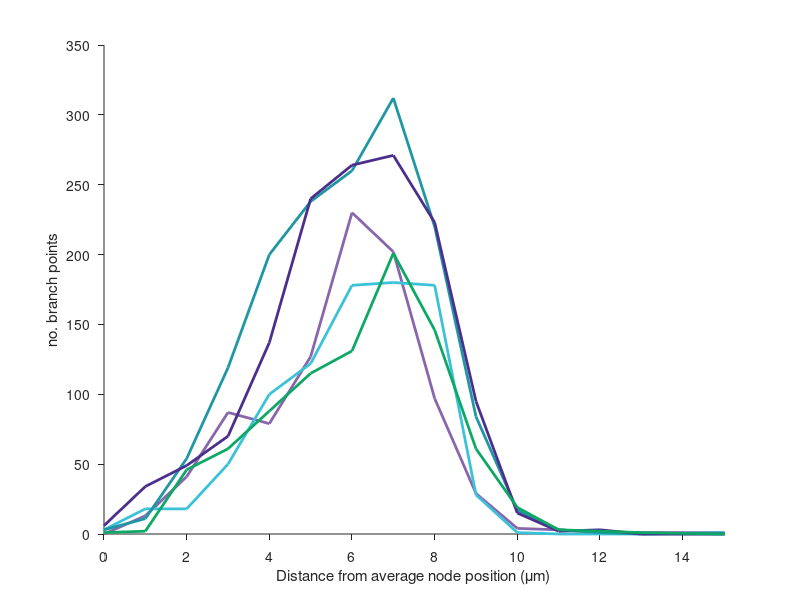
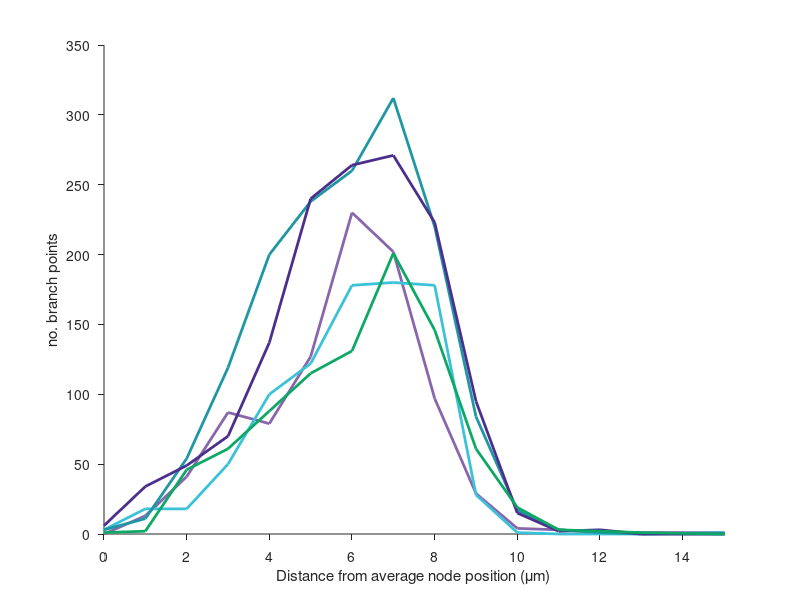
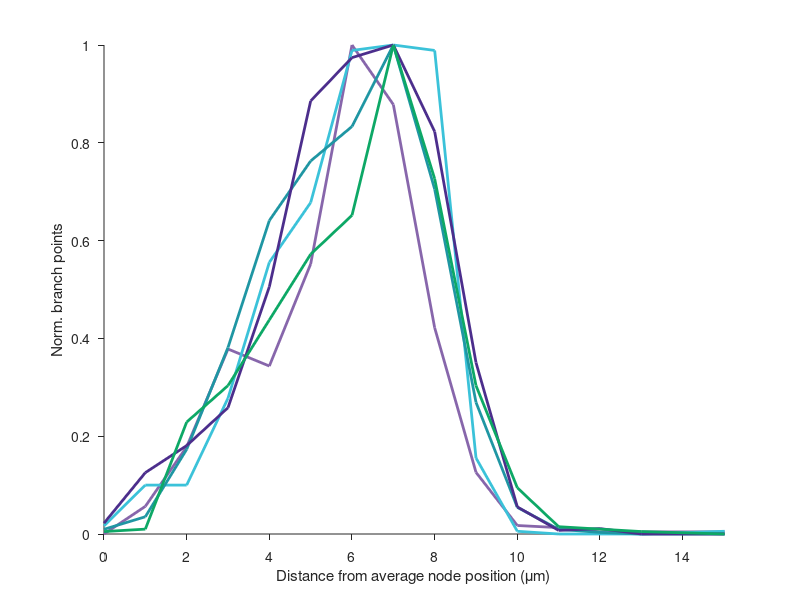
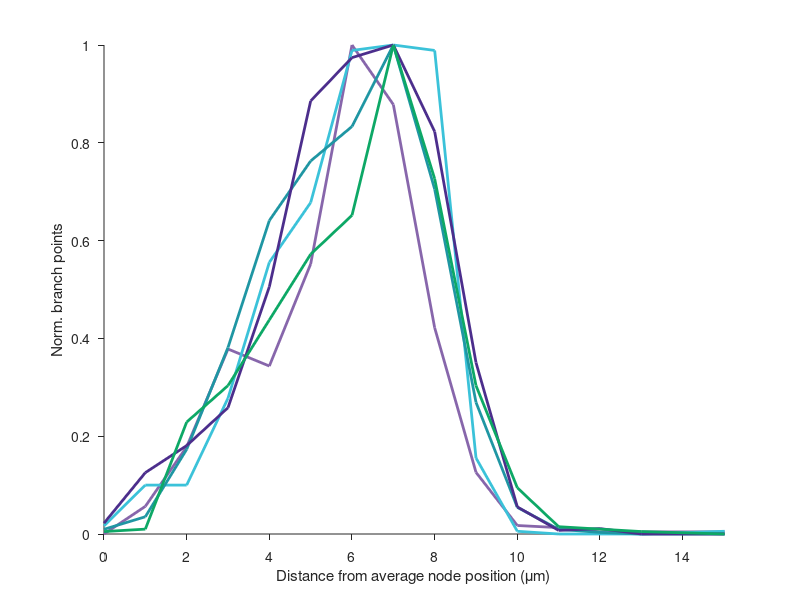

These charts were generated, in order, by the following MATLAB code:
% some supplementary morphometrics

%% Radial BranchPoints from skeleton center of mass
load('radDenBranchPts_avgNodePos.mat') % imported from CATMAID Morphology Plot
bp = radDenBranchPts_avgNodePos'; % [radialDist(nm), PN1LS, PN2LS, PN2RS, PN1RS, PN3LS]


% colors=['k','r','b','m','c'];
colors={[0.53, 0.40, 0.67];...
        [0.23, 0.76, 0.85];...
        [0.12, 0.59, 0.64];...
        [0.30, 0.18, 0.55];...
        [0.05, 0.66, 0.40]};


figure;
hold on
for pn = 2:size(bp,2);
    plot(bp(:,1)/1000,bp(:,pn),'color',colors{pn-1},'LineWidth',2)
end
ylabel('no. branch points')
set(gca,'TickDir','out')
xlabel('Distance from average node position (\mum)')

xlim([0 15])

%
saveas(gcf,'radialBranchPts','epsc')
saveas(gcf,'radialBranchPts')

%% Normalized

maxBp = max(bp(:,2:6));

normBp = bsxfun(@rdivide, bp(:,2:6), maxBp);

figure
hold on
for pn = 2:size(bp,2);
    plot(bp(:,1)/1000,normBp(:,pn-1),'color',colors{pn-1},'LineWidth',2)
end
ylabel('Norm. branch points')
set(gca,'TickDir','out')
xlabel('Distance from average node position (\mum)')

xlim([0 15])

%%
saveas(gcf,'sholl_radialBranchPts','epsc')
saveas(gcf,'sholl_radialBranchPts')

%% Radial PathLength from skeleton center of mass

load('radDenPathLength_avgNodePos.mat') % imported from CATMAID Morphology Plot
pl = radDenPathLength_avgNodePos'; % [radialDist(nm), PN1LS, PN2LS, PN2RS, PN1RS, PN3LS]

% colors=['k','r','b','m','c'];
colors={[0.53, 0.40, 0.67];...
        [0.23, 0.76, 0.85];...
        [0.12, 0.59, 0.64];...
        [0.30, 0.18, 0.55];...
        [0.05, 0.66, 0.40]};

figure;
hold on
for pn = 2:size(pl,2);
    plot(pl(:,1)/1000,pl(:,pn)/1000,'color',colors{pn-1},'LineWidth',2)
end
ylabel('path length (\mum)')
xlabel('Distance from average node position (\mum)')

set(gca,'TickDir','out')

xlim([0 30])

%
saveas(gcf,'radialPathLength','epsc')
saveas(gcf,'radialPathLength')

%% Normalized

maxPl = max(pl(:,2:6));

normPl = bsxfun(@rdivide, pl(:,2:6), maxPl);

figure
hold on
for pn = 2:size(pl,2);
    plot(pl(:,1)/1000,normPl(:,pn-1),'color',colors{pn-1},'LineWidth',2)
end
ylabel('Norm. path length (\mum)')
set(gca,'TickDir','out')
xlabel('Distance from average node position (\mum)')

xlim([0 30])

%%
saveas(gcf,'sholl_radialPathLength','epsc')
saveas(gcf,'sholl_radialPathLength')